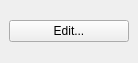
<?xml version="1.0" encoding="UTF-8"?>
<ui version="4.0">
 <class>ToolHierarchyEditDockWidget</class>
 <widget class="QDockWidget" name="ToolHierarchyEditDockWidget">
  <property name="geometry">
   <rect>
    <x>0</x>
    <y>0</y>
    <width>138</width>
    <height>63</height>
   </rect>
  </property>
  <property name="minimumSize">
   <size>
    <width>138</width>
    <height>63</height>
   </size>
  </property>
  <property name="maximumSize">
   <size>
    <width>138</width>
    <height>63</height>
   </size>
  </property>
  <property name="features">
   <set>QDockWidget::DockWidgetFloatable|QDockWidget::DockWidgetMovable</set>
  </property>
  <property name="windowTitle">
   <string>Hierarchy</string>
  </property>
  <widget class="QWidget" name="dockWidgetContents">
   <layout class="QVBoxLayout" name="verticalLayout">
    <item>
     <widget class="QPushButton" name="btnDialogue">
      <property name="text">
       <string>Edit...</string>
      </property>
     </widget>
    </item>
   </layout>
  </widget>
 </widget>
 <resources/>
 <connections>
  <connection>
   <sender>btnDialogue</sender>
   <signal>clicked()</signal>
   <receiver>ToolHierarchyEditDockWidget</receiver>
   <slot>showDialog()</slot>
   <hints>
    <hint type="sourcelabel">
     <x>68</x>
     <y>42</y>
    </hint>
    <hint type="destinationlabel">
     <x>68</x>
     <y>31</y>
    </hint>
   </hints>
  </connection>
 </connections>
 <slots>
  <slot>showDialog()</slot>
 </slots>
</ui>
